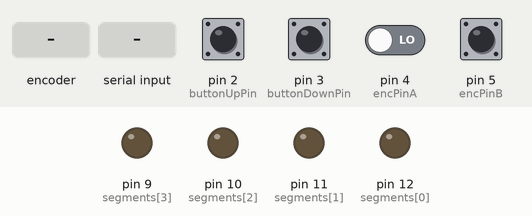
Simulated run of this sketch. Board: Arduino Uno, built with avr-gcc and run on an emulated ATmega328P. On the bench: output pins drawn as LEDs (lit = HIGH). Inputs (shaded band) come from the test bench; at power-on: pin 2 (buttonUpPin), pin 3 (buttonDownPin), pin 5 (encPinB) HIGH, pin 4 (encPinA) LOW. What the sketch prints to the serial monitor is not drawn.

Above: at 1.2 s.
1.3 s: rotary encoder on pin 4 (encPinA) / pin 5 (encPinB) turned 3 steps (first pin leading)
At 2.5 s:
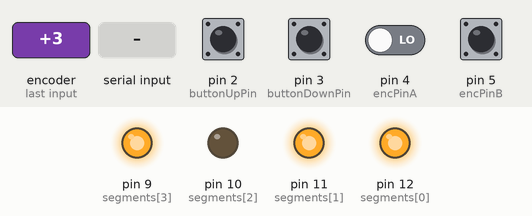
3.4 s: pin 3 (buttonDownPin) pulled LOW for 0.15 s
At 3.9 s:
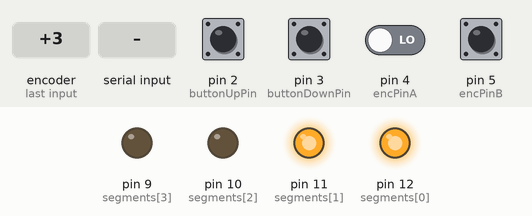
5.0 s: "L" received over Serial
At 5.7 s:
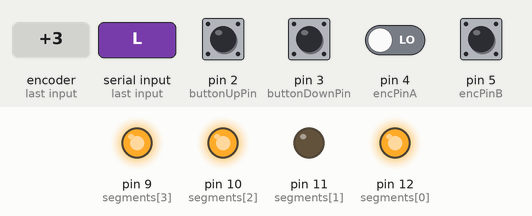
6.5 s: rotary encoder on pin 4 (encPinA) / pin 5 (encPinB) turned 3 steps (first pin leading)
At 7.7 s:
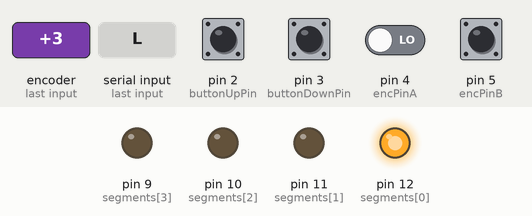
8.6 s: pin 3 (buttonDownPin) pulled LOW for 1 s
At 10.2 s:
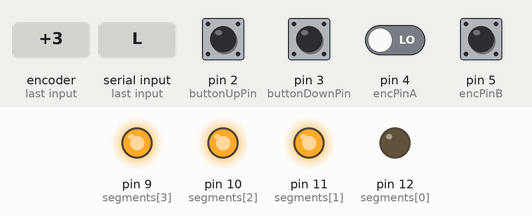
11.1 s: pin 3 (buttonDownPin) pulled LOW for 0.15 s
At 12.2 s:
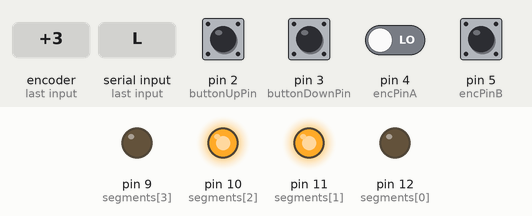
Timing chart, 0 to 13.7 s (numbered marks = the images above; inputs shaded):
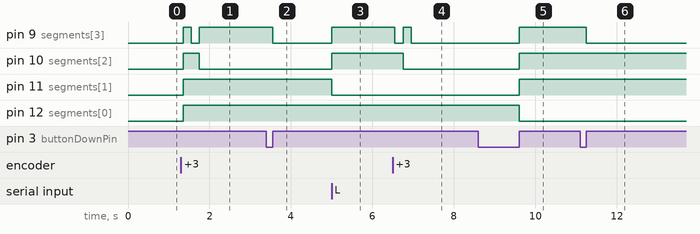

The sketch:

countingKnobWithPushButtons.ino
```cpp
/*
inspired by circuits at home
http://www.circuitsathome.com/mcu/reading-rotary-encoder-on-arduino
*/

const int encPinA = 4;                           // rotary encoder pin A
const int encPinB = 5;                           // rotary encoder pin B
int encALast;

int theNumber = 0;
int sendNumber = -1;
const int maxNumber = 15;
int val;
int segments[7] = {12,11,10,9};       // pins, the segments are attached to

int buttonUpPin = 2;                        // pin, where the push button UP is connected
int buttonDownPin = 3;                      // pin, where the push button DOWN is connected
int buttonUpState;
int buttonDownState;
int lastButtonUpState;
int lastButtonDownState;

byte seven_seg_segments[16][7] = {
  {1,1,1,1,1,1,0},  // = 0
  {0,1,1,0,0,0,0},  // = 1
  {1,1,0,1,1,0,1},  // = 2
  {1,1,1,1,0,0,1},  // = 3
  {0,1,1,0,0,1,1},  // = 4
  {1,0,1,1,0,1,1},  // = 5
  {1,0,1,1,1,1,1},  // = 6
  {1,1,1,0,0,0,0},  // = 7
  {1,1,1,1,1,1,1},  // = 8
  {1,1,1,1,0,1,1},  // = 9
  {1,1,1,0,1,1,1},  // = A
  {0,0,1,1,1,1,1},  // = B
  {1,0,0,1,1,1,0},  // = C
  {0,1,1,1,1,0,1},  // = D
  {1,0,0,1,1,1,1},  // = E
  {1,0,0,0,1,1,1}   // = F
};

byte leds_segments[16][4] = {
  {1,1,1,1},  // = 0
  {1,1,1,0},  // = 1
  {1,1,0,1},  // = 2
  {1,1,0,0},  // = 3
  {1,0,1,1},  // = 4
  {1,0,1,0},  // = 5
  {1,0,0,1},  // = 6
  {1,0,0,0},  // = 7
  {0,1,1,1},  // = 8
  {0,1,1,0},  // = 9
  {0,1,0,1},  // = A
  {0,1,0,0},  // = B
  {0,0,1,1},  // = C
  {0,0,1,0},  // = D
  {0,0,0,1},  // = E
  {0,0,0,0}   // = F
};

void setup() {
  Serial.begin(9600);                    // starts serial communication
  pinMode(encPinA, INPUT);                    // set rotary encoder A pin as input
  pinMode(encPinB, INPUT);                    // set rotary encoder B pin as input
  //digitalWrite(encPinA, HIGH);                // switches internal drop down resistors on
  //digitalWrite(encPinB, HIGH);                // switches internal drop down resistors on

  pinMode(buttonUpPin,INPUT);
  pinMode(buttonDownPin, INPUT);

  for (int i=0; i<7; i++){
    pinMode(segments[i], OUTPUT);           // sets the seven segment outputs
  }
}

void sevenSegWrite(int digit) {  // write a number to a seven segment digit
  for (int i = 0; i < 7; i++) {
    if (seven_seg_segments[digit][i] == 1){
      digitalWrite(segments[i], LOW);
    }
    else {
      digitalWrite(segments[i], HIGH);
    }
  }
}

void ledsWrite(int digit) {
  for (int i = 0; i < 4; i++) {
    if (leds_segments[digit][i] == 1){
      digitalWrite(segments[i], LOW);
    }
    else {
      digitalWrite(segments[i], HIGH);
    }
  }

}

void showNumber(){                                 // show the number

    if (sendNumber != theNumber) {
    byte toBeSend = theNumber;
    Serial.write(toBeSend);
    sendNumber = theNumber;
    }

    int ergebnis = theNumber&0x0f;
    if (ergebnis>-1){
      //sevenSegWrite(ergebnis);
      ledsWrite(ergebnis);
      delayMicroseconds(10);
    } else {
      //sevenSegWrite(0);
      ledsWrite(0);
      delayMicroseconds(10);
    }
}

void loop() {
  // read rotary encoder
  if (encALast!=digitalRead(encPinA)){
    if ((digitalRead(encPinA)==HIGH)&&(digitalRead(encPinB)==HIGH)) {
      theNumber++;
      if (theNumber>maxNumber) theNumber=0;
    }
    if ((digitalRead(encPinA)==HIGH)&&(digitalRead(encPinB)==LOW)) {
      theNumber--;
      if (theNumber<0) theNumber=maxNumber;
    }
  }

  encALast=digitalRead(encPinA);

  buttonUpState = digitalRead(buttonUpPin);
  // compare the buttonState to its previous state
  if (buttonUpState != lastButtonUpState) {
    // if the state has changed, increment the counter
    if (buttonUpState == HIGH) {
      // if the current state is HIGH then the button wend from off to on:
      theNumber++;
      if (theNumber>maxNumber) theNumber=0;
      //Serial.println("inc");
    }
  }
  // save the current state as the last state,
  //for next time through the loop
  lastButtonUpState = buttonUpState;

  buttonDownState = digitalRead(buttonDownPin);
  // compare the buttonState to its previous state
  if (buttonDownState != lastButtonDownState) {
    // if the state has changed, increment the counter
    if (buttonDownState == HIGH) {
      // if the current state is HIGH then the button
      // wend from off to on:
      theNumber--;
      if (theNumber<0) theNumber=maxNumber;
      //Serial.println("dec");
    }
  }
  // save the current state as the last state,
  //for next time through the loop
  lastButtonDownState = buttonDownState;
  showNumber();

  ////////////////////// integration of snippet taken from PhysicalPixel example

    if (Serial.available() > 0) {
    // read the oldest byte in the serial buffer:
    byte incomingByte = Serial.read();
    // if it's a capital H (ASCII 72), turn on the LED:
    if (incomingByte == 'H') {
       theNumber++;
      if (theNumber>maxNumber) theNumber=0;
   }
    // if it's an L (ASCII 76) turn off the LED:
    if (incomingByte == 'L') {
      theNumber--;
      if (theNumber<0) theNumber=maxNumber;
    }
  }


  delay(5);
}
```

Measured:
- after the input at 1.3 s, pin 9 (segments[3]): LOW → HIGH after 0.05 s, → LOW 0.20 s later, → HIGH 0.20 s later; pin 10 (segments[2]): LOW → HIGH after 0.05 s, → LOW 0.40 s later; pin 11 (segments[1]), pin 12 (segments[0]): LOW → HIGH after 0.05 s
- after the input at 3.4 s, pin 9 (segments[3]): HIGH → LOW after 0.15 s
- after the input at 5.0 s, pin 9 (segments[3]), pin 10 (segments[2]): LOW → HIGH at once; pin 11 (segments[1]): HIGH → LOW at once
- after the input at 6.5 s, pin 9 (segments[3]): HIGH → LOW after 0.05 s, → HIGH 0.20 s later, → LOW 0.20 s later; pin 10 (segments[2]): HIGH → LOW after 0.25 s
- after the input at 8.6 s, pin 9 (segments[3]), pin 10 (segments[2]), pin 11 (segments[1]): LOW → HIGH after 1.0 s; pin 12 (segments[0]): HIGH → LOW after 1.0 s
- after the input at 11.1 s, pin 9 (segments[3]): HIGH → LOW after 0.15 s
